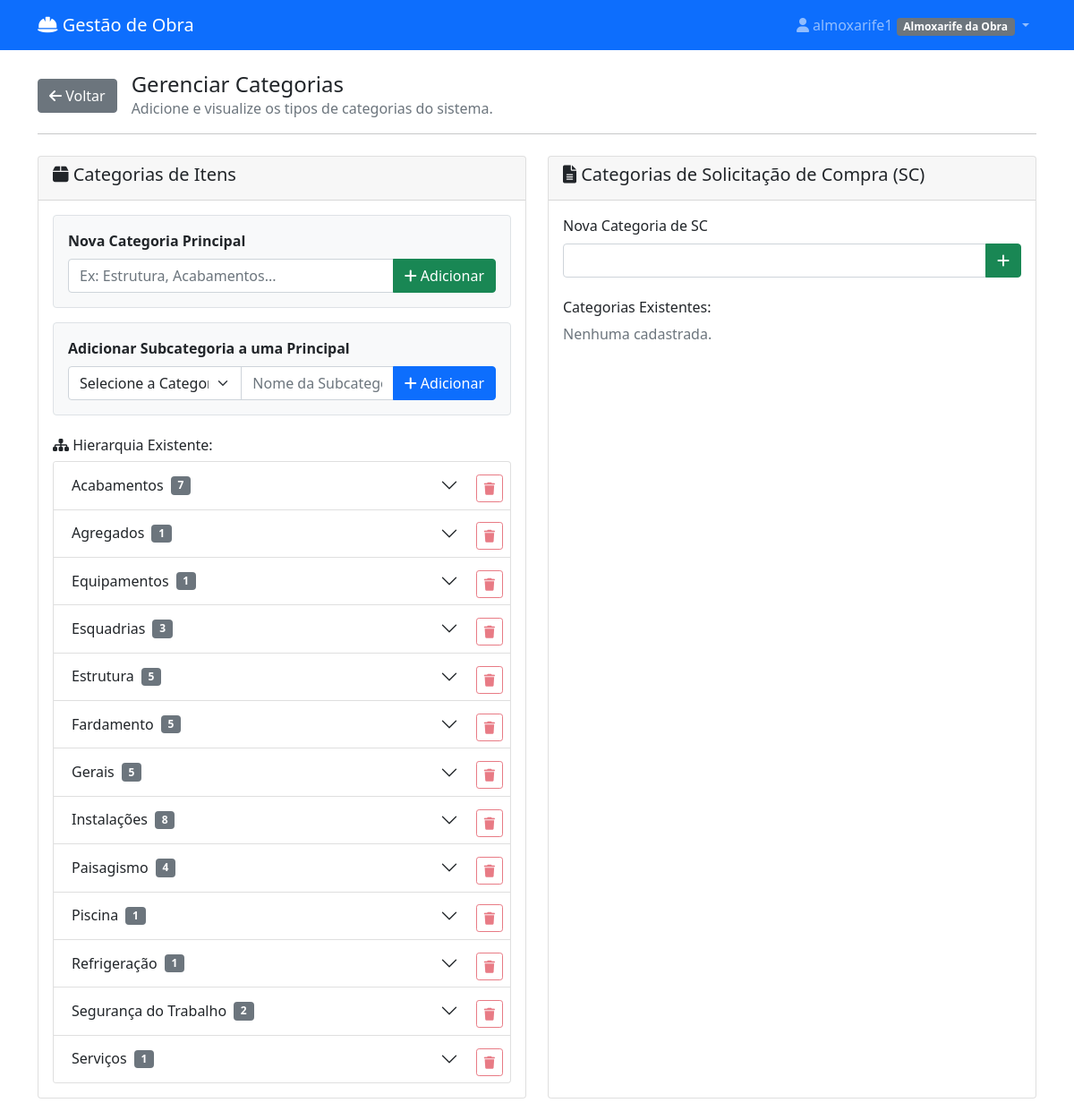
Page /gerenciar-categorias/ (signed in) on the earlier database version.
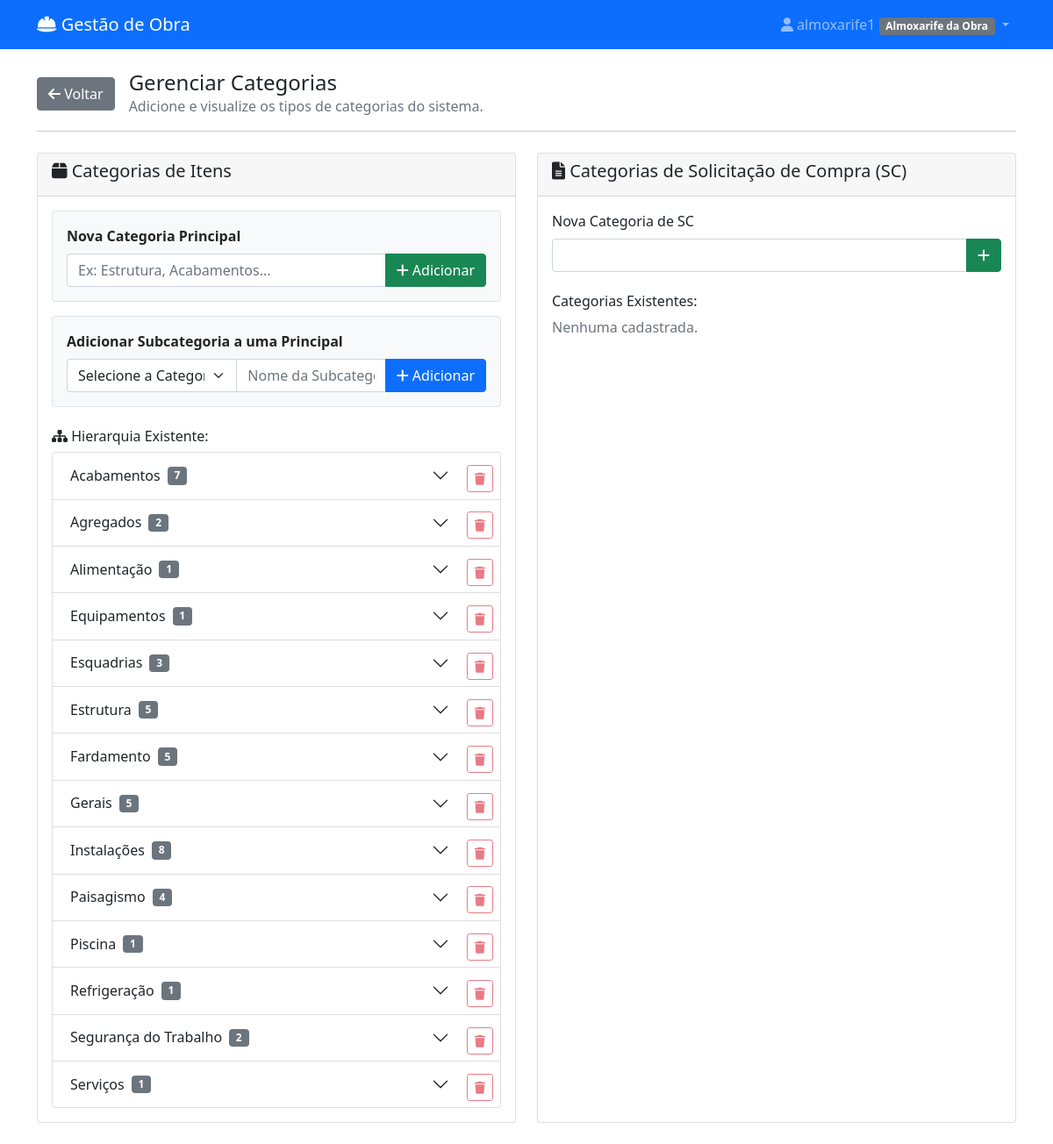
Same page on the later database version.
### materiais/models.py (models this page shows, shortened)
class CategoriaItem(models.Model):
    nome = models.CharField(max_length=100)
    categoria_mae = models.ForeignKey(
        'self',
        on_delete=models.CASCADE,
        null=True,
        blank=True,
        related_name='subcategorias'
    )
    embedding = models.JSONField(null=True, blank=True, editable=False) # Armazenará o vetor numérico
    class Meta:
        verbose_name = "Categoria de Item"
        verbose_name_plural = "Categorias de Itens"
        unique_together = ('nome', 'categoria_mae',)

### materiais/views.py (the view, shortened to what this page needs)
# urls.py: path('gerenciar-categorias/', views.gerenciar_categorias, name='gerenciar_categorias'),
@login_required
def gerenciar_categorias(request):
    if request.user.perfil not in ['almoxarife_escritorio', 'diretor', 'engenheiro','almoxarife_obra']:
        messages.error(request, 'Acesso negado.')
        return redirect('materiais:dashboard')
    context = {
        'categorias_principais': CategoriaItem.objects.filter(categoria_mae__isnull=True).prefetch_related('subcategorias').order_by('nome'),
        'categorias_sc': CategoriaSC.objects.all().order_by('nome')
    }
    return render(request, 'materiais/gerenciar_categorias.html', context)

### materiais/templates/materiais/gerenciar_categorias.html (shortened to what the changed rows need)
{% extends 'materiais/base.html' %}
{% block content %}
<div class="row">
    <div class="col-md-6 mb-4">
        <div class="card h-100">
            <div class="card-body">
                {% if categorias_principais %}
                    <div class="accordion" id="accordionCategorias">
                        {% for categoria in categorias_principais %}
                        <div class="accordion-item">
                            <h2 class="accordion-header d-flex align-items-center" id="heading-{{ categoria.id }}">
                                <button class="accordion-button collapsed" type="button" data-bs-toggle="collapse" data-bs-target="#collapse-{{ categoria.id }}">
                                    {{ categoria.nome }}
                                    <span class="badge bg-secondary ms-2">{{ categoria.subcategorias.count }}</span>
                                </button>
                                <form method="post" action="{% url 'materiais:excluir_categoria_item' categoria.id %}" class="ms-auto" onsubmit="return confirm('Tem certeza que deseja excluir a categoria principal \'{{ categoria.nome }}\'?');">
                                    <button type="submit" class="btn btn-sm btn-outline-danger me-2"
                                            {% if categoria.subcategorias.count > 0 %}disabled title="Exclua as subcategorias primeiro"{% endif %}>
                                        <i class="fas fa-trash"></i>
                                    </button>
                                </form>
                            </h2>
                        </div>
                        {% endfor %}
                    </div>
                {% else %}
                    <p class="text-muted">Nenhuma categoria principal cadastrada.</p>
                {% endif %}
            </div>
        </div>
    </div>
</div>
{% endblock %}

Differences in the rows shown:
computed for CategoriaItem "Agregados": subcategorias.count "1" → "2"
added CategoriaItem: nome "Alimentação", subcategorias.count "1"
